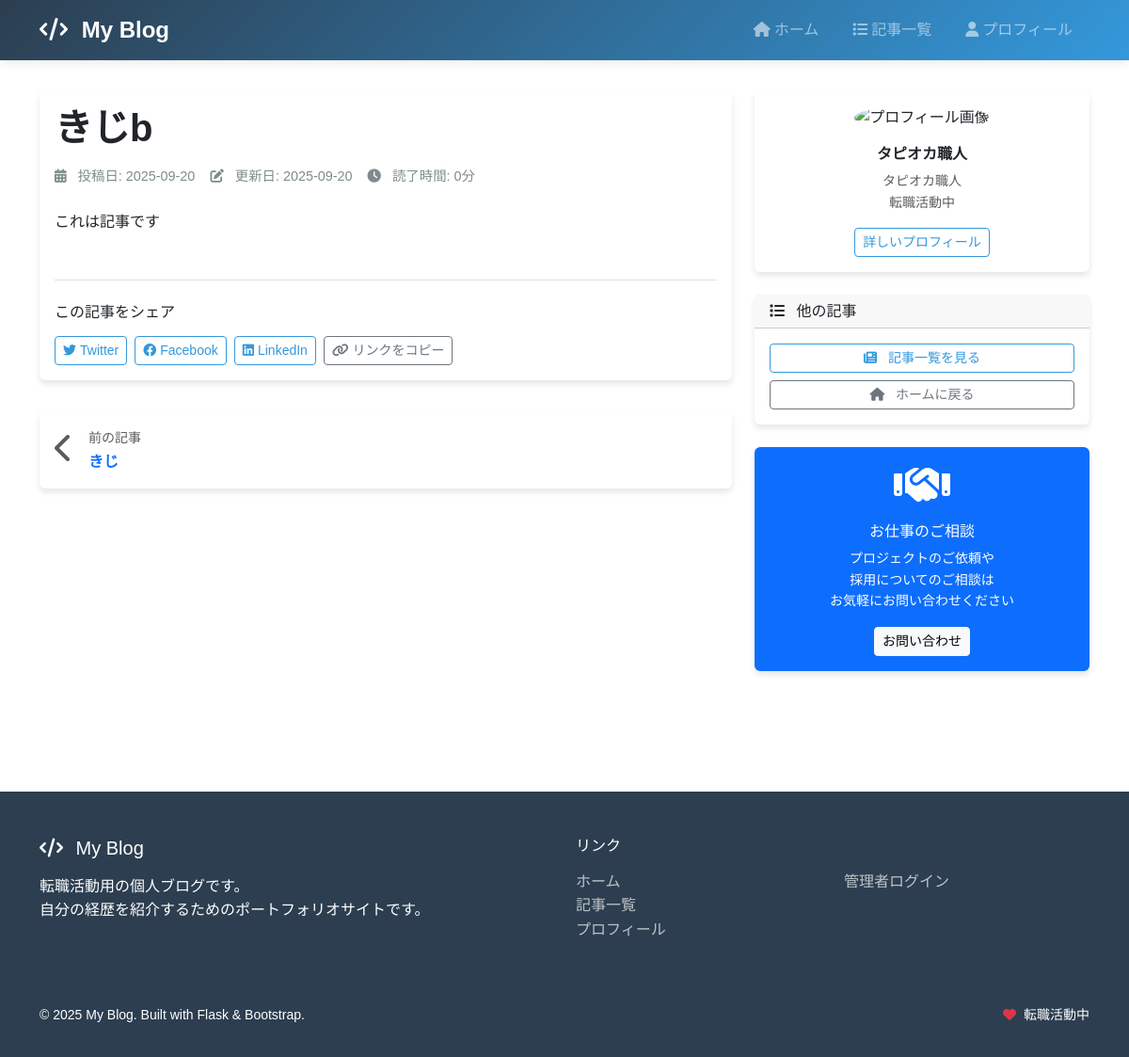
The page /post/2 on the database as committed earlier.
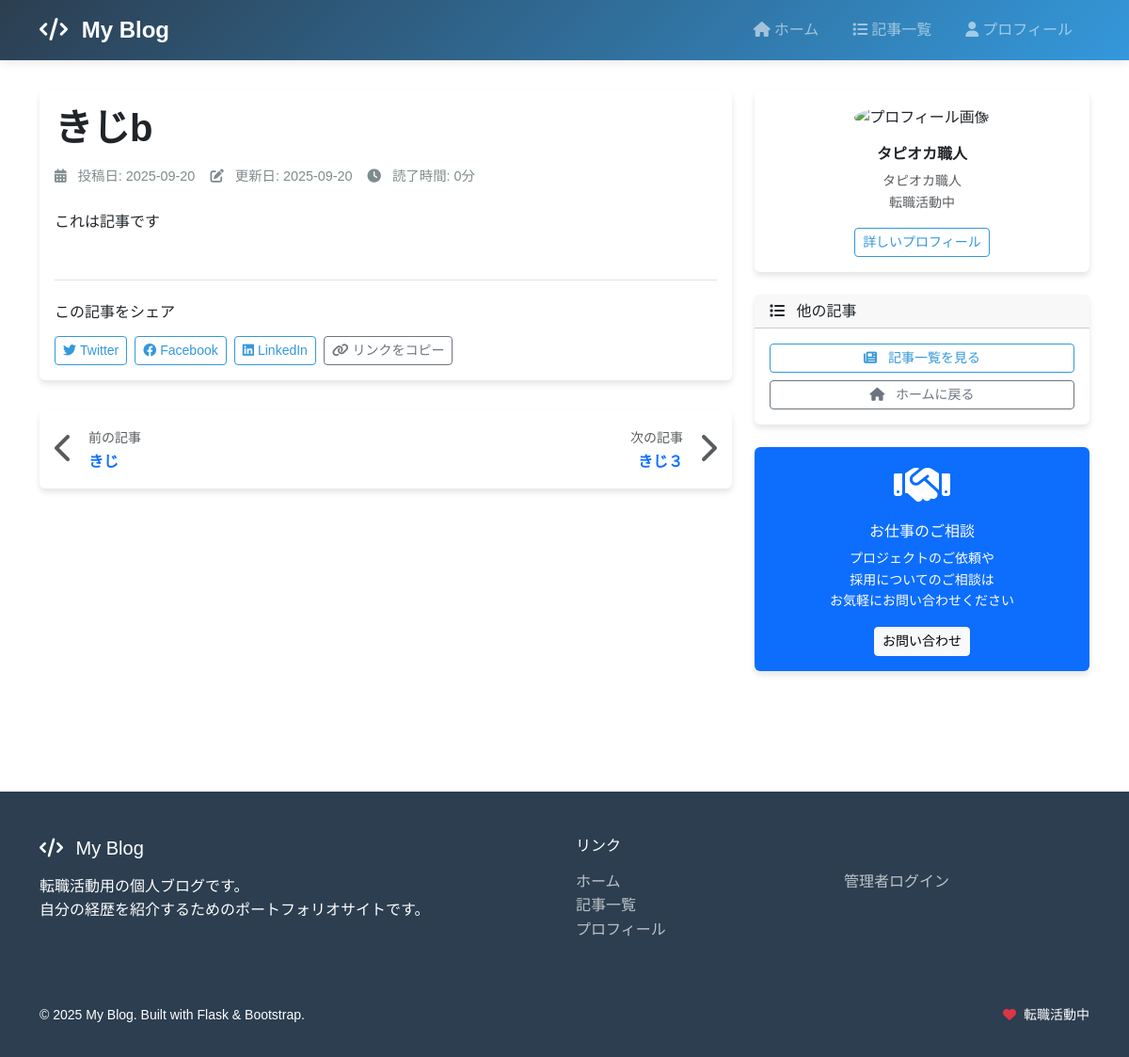
The same page on the database as committed later.
### app.py (models this page shows, shortened)
class Post(db.Model):
    __tablename__ = 'posts'
    id = db.Column(db.Integer, primary_key=True)
    title = db.Column(db.String(200), nullable=False)
    content = db.Column(db.Text, nullable=False)
    created_at = db.Column(db.DateTime, default=datetime.utcnow)
    updated_at = db.Column(db.DateTime, default=datetime.utcnow, onupdate=datetime.utcnow)
    is_published = db.Column(db.Boolean, default=False)

### app.py (the view)
@app.route('/post/<int:post_id>')
def post_detail(post_id):
    post = Post.query.filter_by(id=post_id, is_published=True).first()
    if not post:
        return render_template('frontend/404.html'), 404
    prev_post = Post.query.filter(
        Post.id < post_id,
        Post.is_published == True
    ).order_by(Post.id.desc()).first()
    next_post = Post.query.filter(
        Post.id > post_id,
        Post.is_published == True
    ).order_by(Post.id.asc()).first()
    post_tuple = (
        post.id,
        post.title,
        post.content,
        post.created_at.strftime('%Y-%m-%d %H:%M:%S'),
        post.updated_at.strftime('%Y-%m-%d %H:%M:%S')
    )
    prev_tuple = (prev_post.id, prev_post.title) if prev_post else None
    next_tuple = (next_post.id, next_post.title) if next_post else None
    return render_template('frontend/post_detail.html',
                           post=post_tuple,
                           prev_post=prev_tuple,
                           next_post=next_tuple)

### templates/frontend/post_detail.html (shortened to what the changed rows need)
{% extends "frontend/base.html" %}
{% block content %}
<div class="row">
    <div class="col-lg-8">
        <article class="card">
            <div class="card-body">
                <header class="mb-4">
                    <h1 class="display-6 fw-bold mb-3">{{ post[1] }}</h1>
                </header>
            </div>
        </article>
        {% if prev_post or next_post %}
        <div class="card mt-4">
            <div class="card-body">
                <div class="row">
                    <div class="col-md-6 text-md-end">
                        {% if next_post %}
                        <div class="d-flex align-items-center justify-content-md-end">
                            <div class="me-3 text-end">
                                <small class="text-muted">次の記事</small>
                                <div>
                                    <a href="{{ url_for('post_detail', post_id=next_post[0]) }}"
                                       class="text-decoration-none fw-bold">
                                        {{ next_post[1] }}
                                    </a>
                                </div>
                            </div>
                            <div>
                                <i class="fas fa-chevron-right fa-2x text-muted"></i>
                            </div>
                        </div>
                        {% endif %}
                    </div>
                </div>
            </div>
        </div>
        {% endif %}
    </div>
</div>
{% endblock %}

Rows that differ between the two databases and show on the page:
added Post: title "きじ３"
Other text that changed with them:
text now shown: "次の記事"
